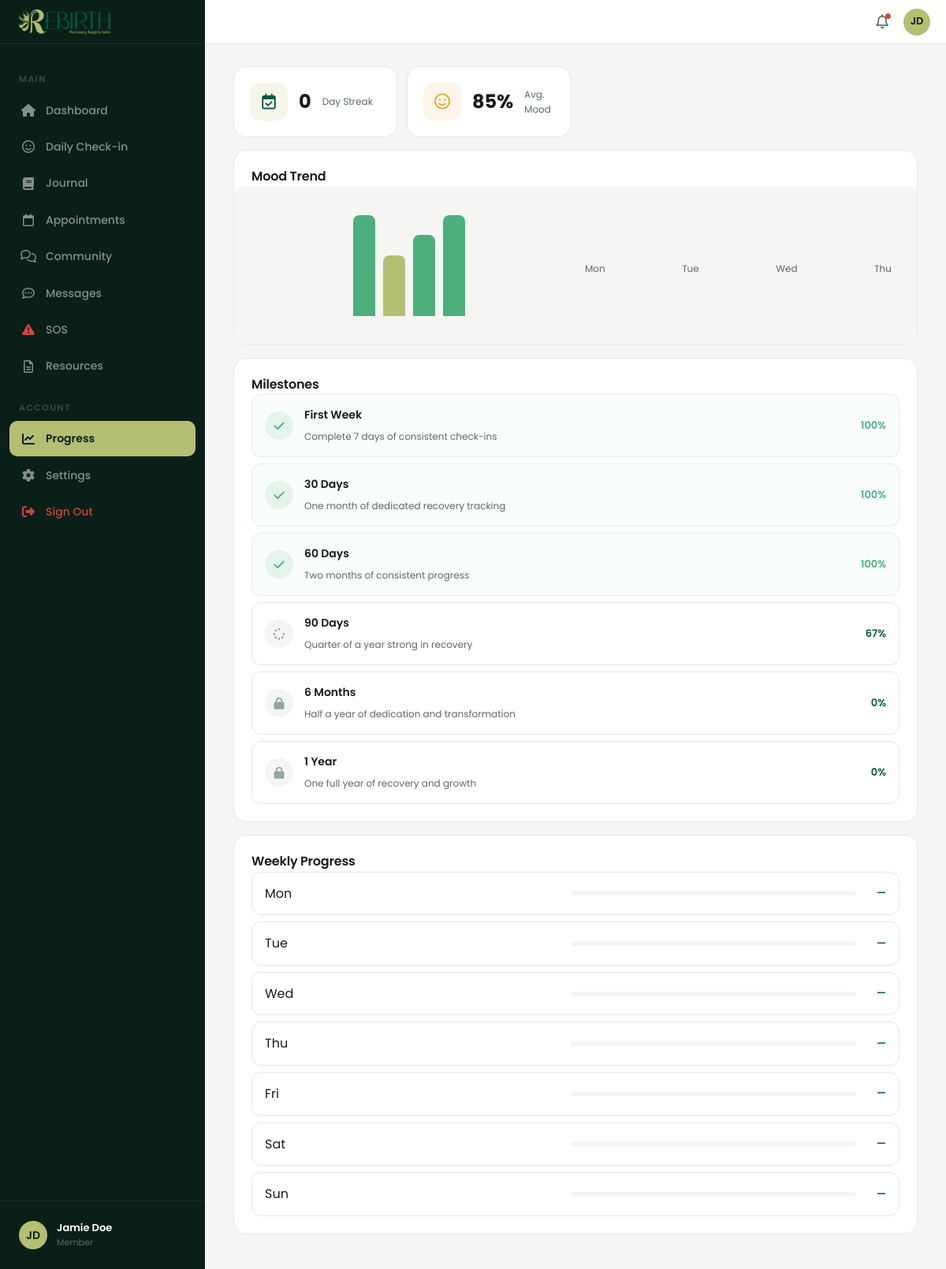
Screenshot of /panel/progress (signed in) with the database file from the repository.
### tables this page shows
CREATE TABLE `users` (
  `id` INT AUTO_INCREMENT PRIMARY KEY,
  `name` VARCHAR(100) NOT NULL,
  `email` VARCHAR(255) NOT NULL UNIQUE,
  `password_hash` VARCHAR(255) NOT NULL,
  `role` ENUM('member','therapist','admin') NOT NULL DEFAULT 'member',
  `stage` ENUM('Onboarding','Active','Maintenance','Alumni') NOT NULL DEFAULT 'Onboarding',
  `avatar` VARCHAR(255) DEFAULT NULL,
  `initials` VARCHAR(4) NOT NULL,
  `created_at` DATETIME NOT NULL DEFAULT CURRENT_TIMESTAMP,
  `updated_at` DATETIME NOT NULL DEFAULT CURRENT_TIMESTAMP ON UPDATE CURRENT_TIMESTAMP
);

CREATE TABLE `check_ins` (
  `id` INT AUTO_INCREMENT PRIMARY KEY,
  `user_id` INT NOT NULL,
  `mood` ENUM('great','good','okay','tough','struggling') NOT NULL,
  `craving_level` TINYINT UNSIGNED DEFAULT NULL,
  `note` TEXT DEFAULT NULL,
  `check_date` DATE NOT NULL,
  `created_at` DATETIME NOT NULL DEFAULT CURRENT_TIMESTAMP,
  FOREIGN KEY (`user_id`) REFERENCES `users`(`id`) ON DELETE CASCADE,
  UNIQUE KEY `unique_checkin` (`user_id`, `check_date`)
);

CREATE TABLE `user_milestones` (
  `id` INT AUTO_INCREMENT PRIMARY KEY,
  `user_id` INT NOT NULL,
  `milestone_id` INT NOT NULL,
  `progress` TINYINT UNSIGNED NOT NULL DEFAULT 0,
  `achieved` BOOLEAN NOT NULL DEFAULT FALSE,
  `achieved_at` DATETIME DEFAULT NULL,
  FOREIGN KEY (`user_id`) REFERENCES `users`(`id`) ON DELETE CASCADE,
  FOREIGN KEY (`milestone_id`) REFERENCES `milestones`(`id`) ON DELETE CASCADE,
  UNIQUE KEY `unique_user_milestone` (`user_id`, `milestone_id`)
);

CREATE TABLE `milestones` (
  `id` INT AUTO_INCREMENT PRIMARY KEY,
  `name` VARCHAR(100) NOT NULL,
  `description` TEXT NOT NULL,
  `target_days` INT NOT NULL
);

### app/views/panel/progress.php (the view, shortened to what the rows shown need)
<div class="stats-row">
  <div class="stat-card">
    <div class="stat-icon green"><i class="fa-regular fa-calendar-check"></i></div>
    <div class="stat-value"><?= $streak ?></div>
    <div class="stat-label">Day Streak</div>
  </div>
  <div class="stat-card">
    <div class="stat-icon orange"><i class="fa-regular fa-face-smile"></i></div>
    <div class="stat-value"><?= $avgMood ?>%</div>
    <div class="stat-label">Avg. Mood</div>
  </div>
</div>
<div class="card">
  <h2>Mood Trend</h2>
  <div class="chart-box">
    <?php if (empty($moodTrend)): ?>
    <span style="color:var(--color-text-muted);">No data yet. Start checking in!</span>
    <?php else: ?>
    <div class="chart-box-inline">
      <?php foreach ($moodTrend as $day): ?>
      <div class="chart-bar" style="height:<?= $day['value'] ?>%;background:<?= $day['value'] >= 80 ? 'var(--color-success)' : ($day['value'] >= 60 ? 'var(--color-accent)' : ($day['value'] >= 40 ? 'var(--color-warning)' : 'var(--color-danger)')) ?>;"></div>
      <?php endforeach; ?>
    </div>
    <div style="display:flex;justify-content:space-between;margin-top:8px;font-size:12px;color:var(--color-text-muted);width:100%;padding:0 16px;">
      <?php foreach ($moodTrend as $day): ?>
      <span><?= date('D', strtotime($day['check_date'])) ?></span>
      <?php endforeach; ?>
    </div>
    <?php endif; ?>
  </div>
</div>
<div class="card">
  <h2>Milestones</h2>
  <div class="milestones">
    <?php if (empty($milestones)): ?>
    <div style="padding:20px;text-align:center;color:var(--color-text-muted);">No milestones defined</div>
    <?php else: ?>
    <?php foreach ($milestones as $ms): ?>
    <div class="milestone <?= $ms['achieved'] ? 'done' : '' ?>">
      <div class="milestone-icon"><?= $ms['achieved'] ? '<i class="fa-solid fa-check"></i>' : ($ms['progress'] > 0 ? '<i class="fa-solid fa-spinner"></i>' : '<i class="fa-solid fa-lock"></i>') ?></div>
      <div class="milestone-info">
        <strong><?= htmlspecialchars($ms['name']) ?></strong>
        <span><?= htmlspecialchars($ms['description']) ?></span>
      </div>
      <span><?= $ms['progress'] ?>%</span>
    </div>
    <?php endforeach; ?>
    <?php endif; ?>
  </div>
</div>
<div class="card">
  <h2>Weekly Progress</h2>
  <div class="milestones">
    <?php foreach ($weeklyProgress as $day): ?>
    <div class="milestone <?= $day['done'] ? 'done' : '' ?>">
      <div class="milestone-info"><?= $day['day'] ?></div>
      <div class="progress-bar" style="flex:1;margin:0 12px;">
      </div>
      <span><?= $day['done'] ? '✓' : '—' ?></span>
    </div>
    <?php endforeach; ?>
  </div>
</div>

### app/views/layouts/panel.php (shortened to what the rows shown need)
<!DOCTYPE html>
<html lang="en">
<head>
  <link rel="stylesheet" href="/css/app.css">
  <link rel="stylesheet" href="https://cdnjs.cloudflare.com/ajax/libs/font-awesome/6.5.1/css/all.min.css">
</head>
<body data-user-id="<?= $_SESSION['user_id'] ?? 0 ?>">
  <div class="app-layout">
    <aside class="app-sidebar">
      <div class="app-sidebar-header">
        <img src="/logo.png" alt="Rebirth">
      </div>
      <nav class="app-sidebar-nav">
        <?php if ($user['role'] === 'therapist'): ?>
        <div class="app-sidebar-section">Overview</div>
        <a href="/panel/dashboard" class="app-sidebar-link <?= $page === 'Dashboard' ? 'active' : '' ?>"><i class="fa-solid fa-house"></i>Dashboard</a>
        <a href="/therapist/patients" class="app-sidebar-link <?= $page === 'My Patients' ? 'active' : '' ?>"><i class="fa-solid fa-heart-pulse"></i>My Patients</a>
        <div class="app-sidebar-section">Communication</div>
        <a href="/therapist/messages" class="app-sidebar-link <?= $page === 'Messages' ? 'active' : '' ?>"><i class="fa-regular fa-comment-dots"></i>Messages</a>
        <a href="/therapist/sos" class="app-sidebar-link <?= $page === 'SOS Alerts' ? 'active' : '' ?>">
          <i class="fa-solid fa-triangle-exclamation" style="color:var(--color-danger);"></i>SOS Alerts
          <span id="sosBadge" style="display:none;background:var(--color-danger);color:white;font-size:11px;padding:1px 6px;border-radius:10px;margin-left:auto;"></span>
        </a>
        <a href="/therapist/resources" class="app-sidebar-link <?= $page === 'Resources' ? 'active' : '' ?>"><i class="fa-solid fa-folder-open"></i>Resources</a>
        <a href="/panel/appointments" class="app-sidebar-link <?= $page === 'Appointments' ? 'active' : '' ?>"><i class="fa-regular fa-calendar"></i>Schedule</a>
        <a href="/panel/community" class="app-sidebar-link <?= $page === 'Community' ? 'active' : '' ?>"><i class="fa-regular fa-comments"></i>Community</a>
        <div class="app-sidebar-section">Settings</div>
        <a href="/therapist/availability" class="app-sidebar-link <?= $page === 'Availability' ? 'active' : '' ?>"><i class="fa-solid fa-clock"></i>Availability</a>
        <a href="/panel/settings" class="app-sidebar-link <?= $page === 'Settings' ? 'active' : '' ?>"><i class="fa-solid fa-gear"></i>Settings</a>
        <a href="/logout" class="app-sidebar-link" style="color:var(--color-danger);"><i class="fa-solid fa-right-from-bracket"></i>Sign Out</a>
        <?php else: ?>
        <div class="app-sidebar-section">Main</div>
        <a href="/panel/dashboard" class="app-sidebar-link <?= $page === 'Dashboard' ? 'active' : '' ?>"><i class="fa-solid fa-house"></i>Dashboard</a>
        <a href="/panel/checkin" class="app-sidebar-link <?= $page === 'Daily Check-in' ? 'active' : '' ?>"><i class="fa-regular fa-face-smile"></i>Daily Check-in</a>
        <a href="/panel/journal" class="app-sidebar-link <?= $page === 'Journal' ? 'active' : '' ?>"><i class="fa-solid fa-book"></i>Journal</a>
        <a href="/panel/appointments" class="app-sidebar-link <?= $page === 'Appointments' ? 'active' : '' ?>"><i class="fa-regular fa-calendar"></i>Appointments</a>
        <a href="/panel/community" class="app-sidebar-link <?= $page === 'Community' ? 'active' : '' ?>"><i class="fa-regular fa-comments"></i>Community</a>
        <a href="/panel/messages" class="app-sidebar-link <?= $page === 'Messages' ? 'active' : '' ?>"><i class="fa-regular fa-comment-dots"></i>Messages</a>
        <a href="/panel/sos" class="app-sidebar-link <?= $page === 'SOS' ? 'active' : '' ?>"><i class="fa-solid fa-triangle-exclamation" style="color:var(--color-danger);"></i>SOS</a>
        <a href="/panel/resources" class="app-sidebar-link <?= $page === 'Resources' ? 'active' : '' ?>"><i class="fa-regular fa-file-lines"></i>Resources</a>
        <div class="app-sidebar-section">Account</div>
        <a href="/panel/progress" class="app-sidebar-link <?= $page === 'Progress' ? 'active' : '' ?>"><i class="fa-solid fa-chart-line"></i>Progress</a>
        <a href="/panel/settings" class="app-sidebar-link <?= $page === 'Settings' ? 'active' : '' ?>"><i class="fa-solid fa-gear"></i>Settings</a>
        <a href="/logout" class="app-sidebar-link" style="color:var(--color-danger);"><i class="fa-solid fa-right-from-bracket"></i>Sign Out</a>
        <?php endif; ?>
      </nav>
      <div class="app-sidebar-footer">
        <div class="app-sidebar-user">
          <?php if (!empty($user['avatar'])): ?>
          <img src="/uploads/avatars/<?= htmlspecialchars($user['avatar']) ?>" alt="" class="app-sidebar-user-avatar" style="object-fit:cover;">
          <?php else: ?>
          <div class="app-sidebar-user-avatar"><?= htmlspecialchars($user['initials']) ?></div>
          <?php endif; ?>
          <div>
            <div class="app-sidebar-user-name"><?= htmlspecialchars($user['name']) ?></div>
            <div class="app-sidebar-user-role"><?= htmlspecialchars(ucfirst($user['role'])) ?></div>
          </div>
        </div>
      </div>
    </aside>
    <div class="app-main" style="flex:1;display:flex;flex-direction:column;min-width:0;">
      <header class="app-topbar">
        <div class="app-topbar-left">
          <span class="app-topbar-title"><?= htmlspecialchars($page) ?></span>
        </div>
        <div class="app-topbar-right">
          <button class="app-topbar-btn"><i class="fa-regular fa-bell"></i><span class="dot"></span></button>
          <?php if (!empty($user['avatar'])): ?>
          <img src="/uploads/avatars/<?= htmlspecialchars($user['avatar']) ?>" alt="" class="app-topbar-avatar" style="object-fit:cover;">
          <?php else: ?>
          <div class="app-topbar-avatar"><?= htmlspecialchars($user['initials']) ?></div>
          <?php endif; ?>
        </div>
      </header>
      <div class="app-content">
        <?= $content ?>
      </div>
    </div>
  </div>
</body>
</html>

### rows the page displays
users: initials "JD", name "Jamie Doe", role "Member"
check_ins: $day['value'] 100 (drawn), check_date "Mon"
check_ins: $day['value'] 60 (drawn), check_date "Tue"
check_ins: $day['value'] 80 (drawn), check_date "Wed"
check_ins: $day['value'] 100 (drawn), check_date "Thu"
user_milestones: milestone.name "First Week", milestone.description "Complete 7 days of consistent check-ins", progress "100"
user_milestones: milestone.name "30 Days", milestone.description "One month of dedicated recovery tracking", progress "100"
user_milestones: milestone.name "60 Days", milestone.description "Two months of consistent progress", progress "100"
user_milestones: milestone.name "90 Days", milestone.description "Quarter of a year strong in recovery", progress "67"
user_milestones: milestone.name "6 Months", milestone.description "Half a year of dedication and transformation", progress "0"
milestones: name "1 Year", description "One full year of recovery and growth", progress "0"

### other values shown
$streak "0"
$avgMood "85"
$day['day'] "Mon"
$day['day'] "Tue"
$day['day'] "Wed"
$day['day'] "Thu"
$day['day'] "Fri"
$day['day'] "Sat"
$day['day'] "Sun"
